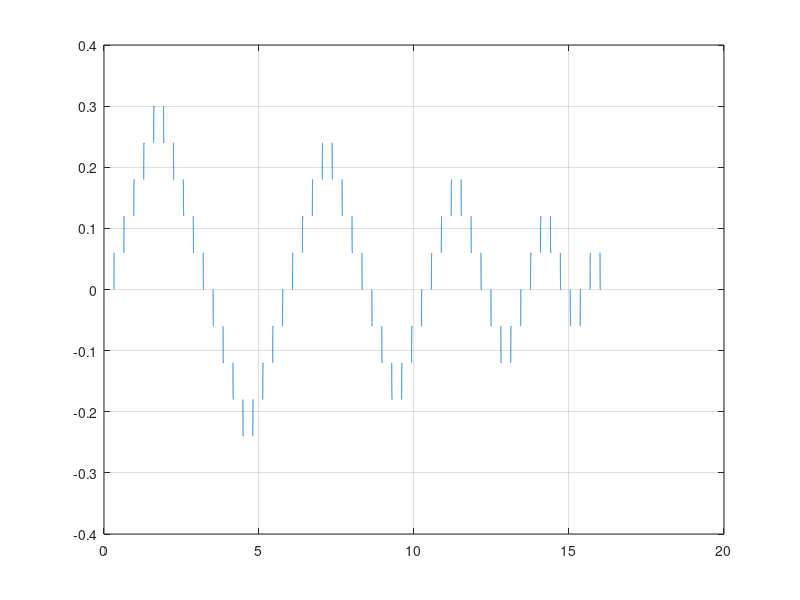

Write the MATLAB code that produced this figure. (Note: this script raises an error after producing the figure.)
clear, clc

dry_run = false;
saveon = false;

Ts = 40e-6;
if 1
  u_max = .3;
  n_space = 8000;
  n_up = 5;
  step_sz = u_max/n_up;
  
  imps = [0;step_sz*ones(n_up, 1); -step_sz*ones(2*n_up-1,1)];
  
  
  for k = 2*n_up-2:-1:1
    if mod(k,2) == 1
      sgn = -1;
    else
      sgn = 1;
    end
    imps = [imps; sgn * step_sz * ones(k, 1)];
    
  end
  % imps = [imps; -sum(imps)]
  % ref_s = cumsum(imps)
  N_imp = length(imps)
  
  
  impulse_idx= (1:n_space:N_imp*n_space)';
  u_vec = zeros((N_imp)*(n_space), 1);
  u_vec(impulse_idx) = imps;
  u_vec = cumsum(u_vec);
  
  t_vec = (0:length(u_vec)-1)'*Ts;
  
% lpf
  w1 = 100*2*pi;
  F = tf(w1, [1, w1])
  F = c2d(F*F, Ts);
  u_vec = lsim(F, u_vec, t_vec);
  
  figure(1); clf
  plot(t_vec, u_vec);
  grid on

else
  u_max = .2;
  n_space = 40000;
  n_up = 5;
  
  To = Ts*n_space;
  wo = 2*pi/To;
  t_vec = (0:n_up*n_space-1)'*Ts;
  u_vec = sign(sin(wo*t_vec))*.1 + .1;

end

  figure(1); clf
  plot(t_vec, u_vec);
  grid on

%%

% reset_piezo('t1', 15, 't_final', 25, 'umax', 10, 'k1', 0.55,...
%             'verbose', true, 'dry_run', dry_run)
          

umax = 10;
clear vi;
vipath_reset = 'C:\Users\arnold\Documents\afm-cs\labview\play_nPoint_id_slew_OL_FIFO.vi';
[e, vi] = setupVI(vipath_reset, 'Abort', 0,...
  'umax', umax, 'TsTicks', 1600, 'u_in', u_vec, 'DAC-select', 2);
vi.Run;
stage_dat = vi.GetControlValue('stage_data_out');

u_exp = stage_dat(:,1);
yx_exp = stage_dat(:,4); % - dat(1,2);
t_exp = (0:length(u_exp)-1)'*Ts;

figure(201); clf
plot(t_exp, -u_exp)
hold on
plot(t_exp, yx_exp - yx_exp(1))
grid on

%%
if saveon +1
  hystData.t_exp = t_exp;
  hystData.u_exp = u_exp;
  hystData.y_exp = yx_exp;
  hystData.umax = umax;
%   hystData.impulse_idx = impulse_idx;
  % hystData.u_reset = u_reset;
  data_path = fullfile(PATHS.sysid, ['hysteresis/hystID_data_stairs', date(), '_01.mat']);
  fprintf('\n\n--------------------------\n');
  fprintf('data path: %s\n', data_path);
  save(data_path, 'hystData')
end

%%

idd = iddata(yx_exp - yx_exp(1), u_exp, Ts);

g = tfest(idd, 12, 'Ts', Ts)
%%
figure(201)
y_sim = lsim(g, u_exp, t_exp);

plot(t_exp, y_sim)

